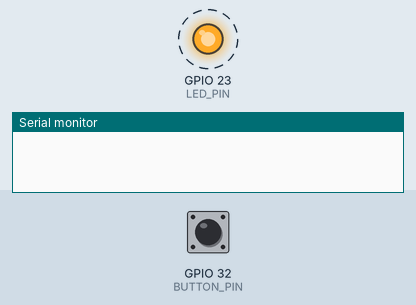
A program run on a simulated ESP32. On the bench: output pins drawn as LEDs (lit = HIGH), the last lines printed to the serial monitor. Dashed ring = blinking. The test bench sets the inputs (shaded band); at power-on: GPIO 32 (BUTTON_PIN) HIGH.

Above: at 1.87 s.
2.3 s: GPIO 32 (BUTTON_PIN) pulled LOW for 0.15 s
At 3.6 s:
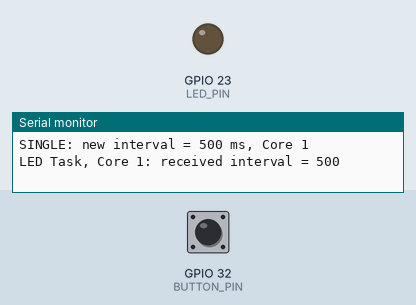
5.3 s: GPIO 32 (BUTTON_PIN) pulsed LOW 2 times (0.12 s each, 0.3 s apart)
At 6.1 s:
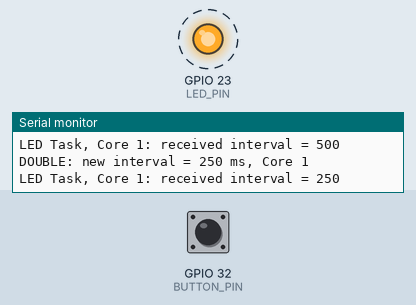
Timing chart, 0 to 14.3 s (numbered marks = the images above; inputs shaded):
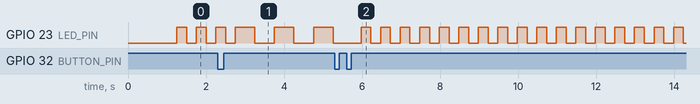

Measured:
- after the input at 5.3 s, GPIO 23 (LED_PIN): alternates HIGH for 0.25 s and LOW for 0.25 s, starting after 0.68 s
- by itself, GPIO 23 (LED_PIN): repeats every 1.0 s: HIGH 0.50 s, LOW 0.50 s

The program:

main.cpp
```cpp
#include <Arduino.h>

const int BUTTON_PIN = 32;
const int LED_PIN = 23;

QueueHandle_t intervalQueue;

void buttonTask(void *parameter) {

    int intervals[] = {250, 500, 1000, 2000};
    int index = 0;

    while (true) {

        if (digitalRead(BUTTON_PIN) == LOW) {

            // Перше натискання: чекаємо відпускання
            while (digitalRead(BUTTON_PIN) == LOW) {
                vTaskDelay(pdMS_TO_TICKS(10));
            }

            // Даємо 300 мс на друге натискання
            unsigned long startTime = millis();
            bool secondPress = false;

            while (millis() - startTime < 300) {

                if (digitalRead(BUTTON_PIN) == LOW) {
                    secondPress = true;

                    // Чекаємо відпускання другого натискання
                    while (digitalRead(BUTTON_PIN) == LOW) {
                        vTaskDelay(pdMS_TO_TICKS(10));
                    }

                    break;
                }

                vTaskDelay(pdMS_TO_TICKS(10));
            }

            if (secondPress) {
                index--;

                if (index < 0) {
                    index = 3;
                }

                Serial.print("DOUBLE: ");
            } else {
                index++;

                if (index > 3) {
                    index = 0;
                }

                Serial.print("SINGLE: ");
            }

            int newInterval = intervals[index];

            xQueueSend(
                intervalQueue,
                &newInterval,
                portMAX_DELAY
            );

            Serial.print("new interval = ");
            Serial.print(newInterval);
            Serial.print(" ms, Core ");
            Serial.println(xPortGetCoreID());

            vTaskDelay(pdMS_TO_TICKS(50));
        }

        vTaskDelay(pdMS_TO_TICKS(10));
    }
}

void ledTask(void *parameter) {

    int interval = 250;
    bool ledState = false;

    while (true) {

        int newInterval;

        if (xQueueReceive(
                intervalQueue,
                &newInterval,
                pdMS_TO_TICKS(interval)
            ) == pdTRUE) {

            interval = newInterval;

            Serial.print("LED Task, Core ");
            Serial.print(xPortGetCoreID());
            Serial.print(": received interval = ");
            Serial.println(interval);

        } else {

            ledState = !ledState;
            digitalWrite(LED_PIN, ledState);
        }
    }
}

void setup() {
    Serial.begin(115200);
    delay(1000);

    pinMode(BUTTON_PIN, INPUT_PULLUP);
    pinMode(LED_PIN, OUTPUT);

    intervalQueue = xQueueCreate(
        5,
        sizeof(int)
    );

    xTaskCreatePinnedToCore(
        buttonTask,
        "Button Task",
        2048,
        NULL,
        1,
        NULL,
        0
    );

    xTaskCreatePinnedToCore(
        ledTask,
        "LED Task",
        2048,
        NULL,
        1,
        NULL,
        1
    );
}

void loop() {
}
```
